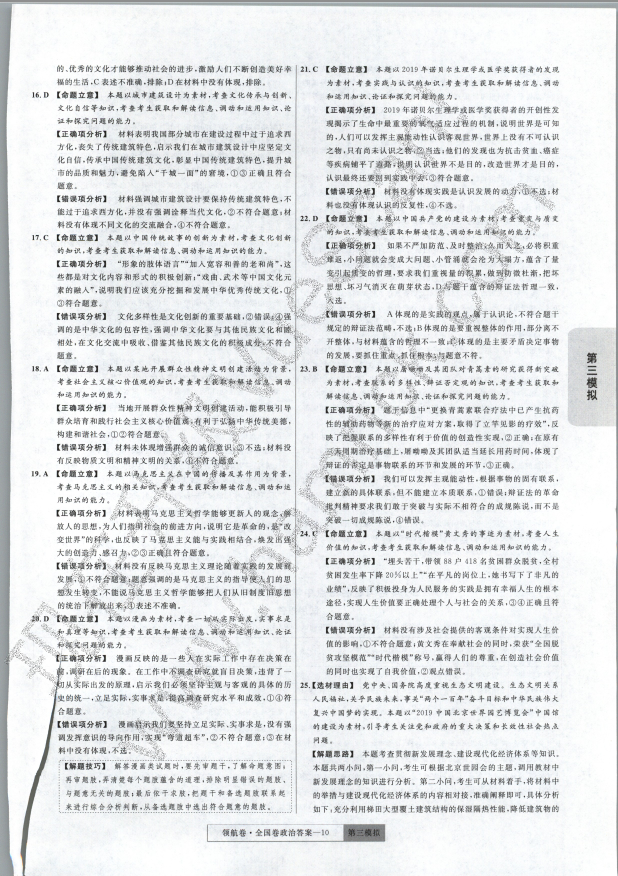
#> input picture testPic/2019-12-20-0012.jpg, 2472 x 3504 px, given in place of 3.bmp, which was not available (shown at 1/4 size)
$ python 17_20191221232202.py   (Python 2 division)
#> lines starting #> are read from the running program, lines starting #| are printed output that depends on the picture
from PIL import Image
from numpy import *

filepath = '/Users/leaf/project/scanWords/testPic/2019-12-20-0101.jpg'

pil_im = Image.open('e:/aa/3.bmp')
#> pil_im is the input picture: PIL image 2472x3504 RGB; mean R, G, B 224.8, 227.1, 228.6
pil_im = pil_im.rotate(2)
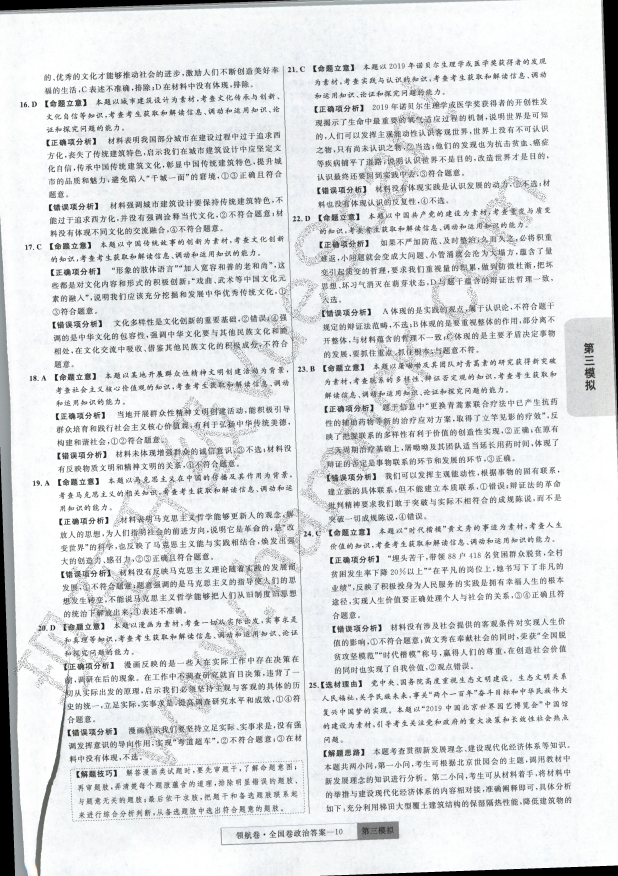
#> pil_im: PIL image 2472x3504 RGB (shown at 1/4 size); mean R, G, B 221.2, 223.4, 225
print pil_im.size
#| (2472, 3504)
pil_im.save('e:/aa/30.bmp')

$ run again, on testPic/2019-12-20-0019.jpg
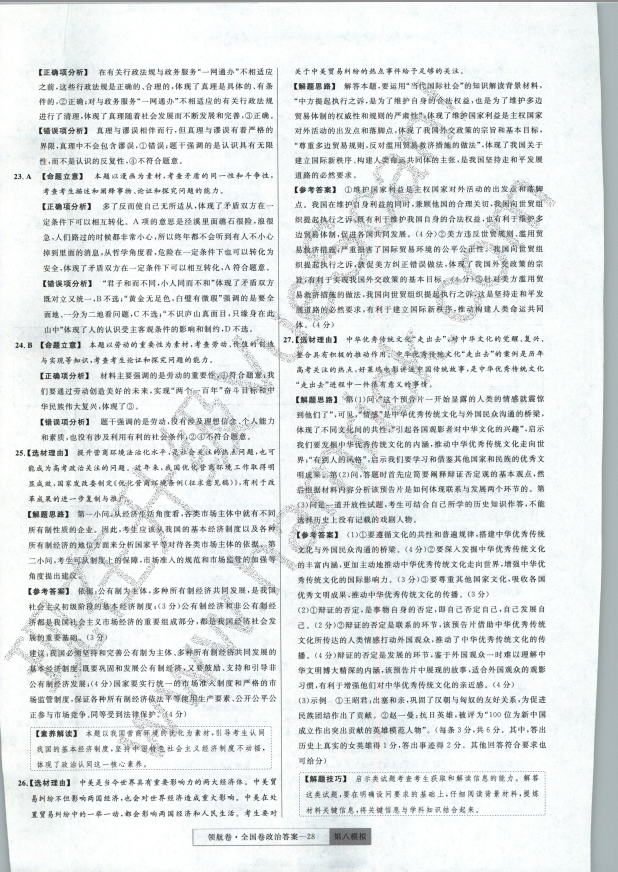
#> input picture testPic/2019-12-20-0019.jpg, 2472 x 3488 px, given in place of 3.bmp, which was not available (shown at 1/4 size)
#> pil_im is the input picture: PIL image 2472x3488 RGB; mean R, G, B 226, 230.1, 230.3
#> `pil_im = pil_im.rotate(2)`:
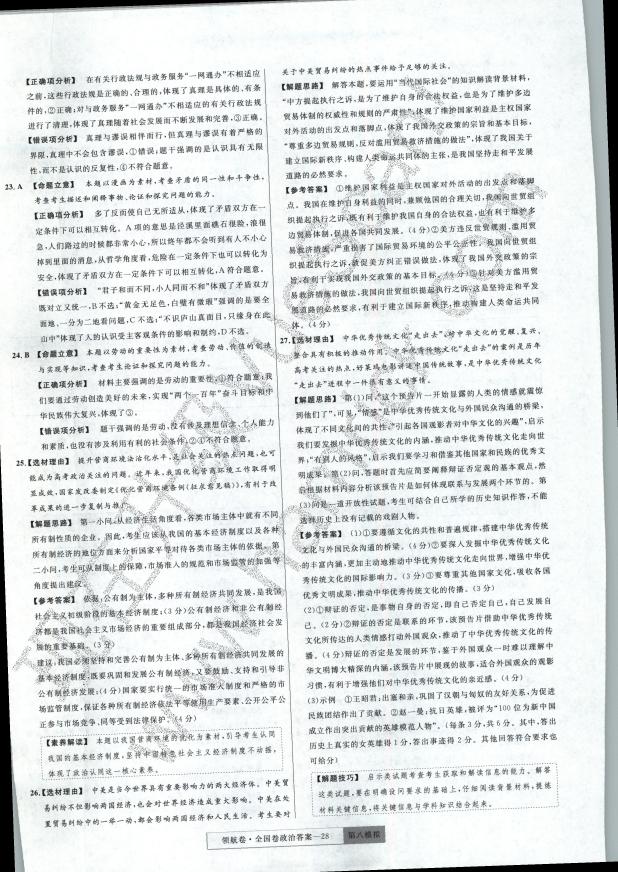
#> pil_im: PIL image 2472x3488 RGB (shown at 1/4 size); mean R, G, B 222.2, 226.2, 226.4
#| (2472, 3488)

$ run again, on testPic/2019-12-20-0030.jpg
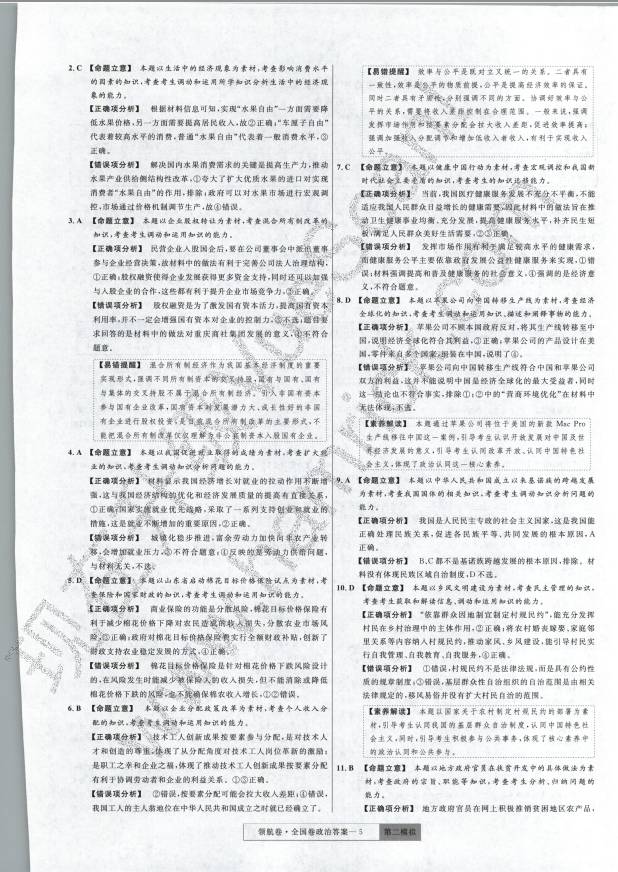
#> input picture testPic/2019-12-20-0030.jpg, 2472 x 3488 px, given in place of 3.bmp, which was not available (shown at 1/4 size)
#> pil_im is the input picture: PIL image 2472x3488 RGB; mean R, G, B 224.9, 227.2, 228.5
#> `pil_im = pil_im.rotate(2)`:
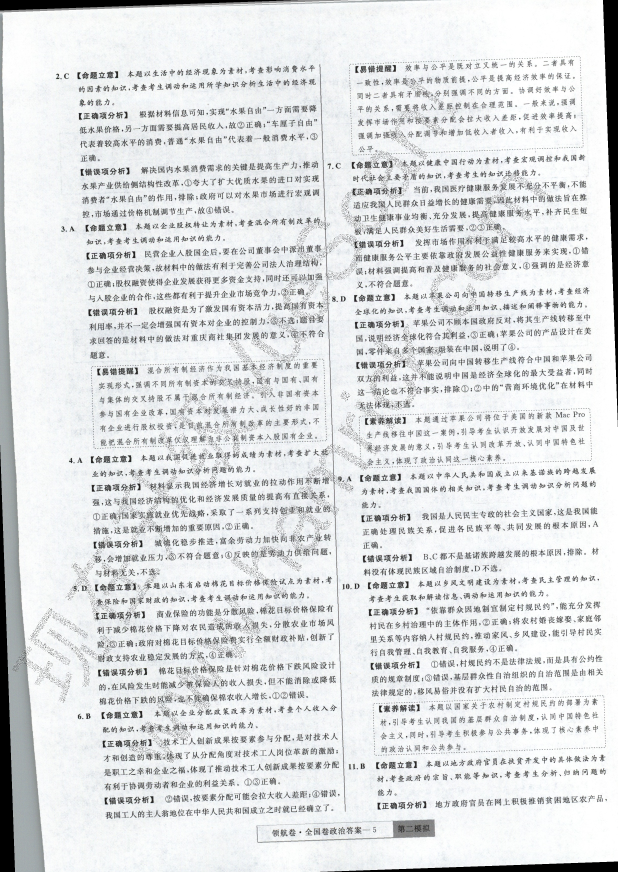
#> pil_im: PIL image 2472x3488 RGB (shown at 1/4 size); mean R, G, B 221.2, 223.4, 224.7
#| (2472, 3488)
